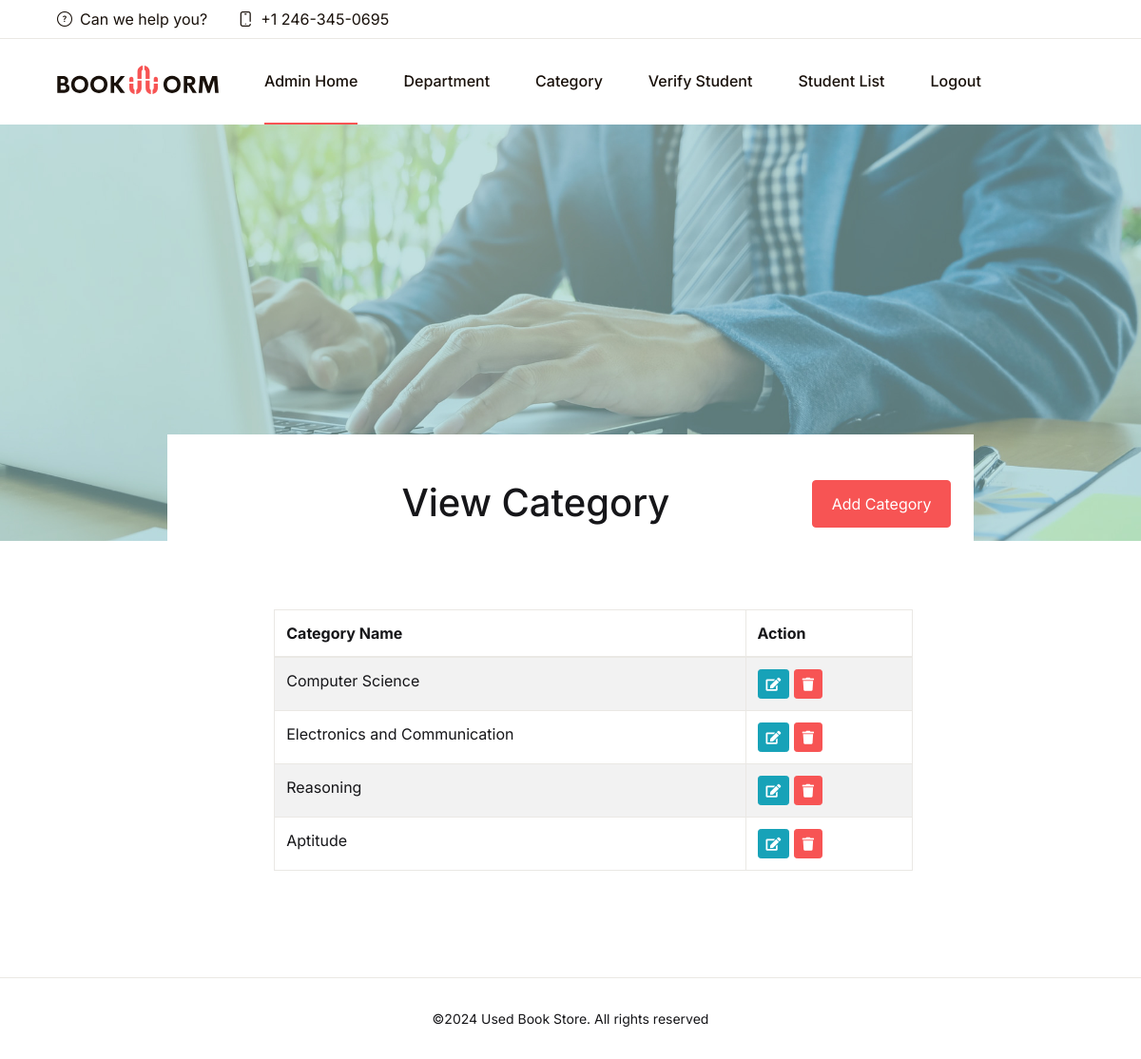
Page /ViewCat.php on the committed database.
### tables this page shows
CREATE TABLE `category` (
  `catid` int NOT NULL AUTO_INCREMENT,
  `catName` varchar(500) DEFAULT NULL,
  PRIMARY KEY (`catid`)
);

### ViewCat.php (the view, shortened to what this page needs)
<!DOCTYPE html>
<html lang="en">
<?php
include('dbconfig.php');
include("head.php");
?>
<body>
    <?php
    include("AdminHeader.php");
    ?>
    <main id="content">
        <div class="mb-5">
            <img class="img-fluid" src="assets/img/login-bg.jpg" alt="Image-Description">
            <div class="container">
                <div class="mb-lg-8">
                    <div class="col-lg-9 mx-auto">
                        <div class="bg-white mt-n10 mt-md-n13 pt-5 pt-lg-7 px-3 px-md-5 pl-xl-10 pr-xl-4">
                            <div class="mb-4 mb-lg-7 ml-xl-4">
                            <a href="AddCat.php" class="btn btn-danger float-right">Add Category</a>
                                <h6 class="font-weight medium font-size-10 mb-4 mb-lg-7 text-center">View Category</h6>
                            </div>
                            <div id="signup" style="opacity: 1;" data-target-group="idForm" class="animated fadeIn">
                                <div class="p-4 p-md-6">
                                <table class="table table-striped table-bordered">
<thead>
    <tr>
        <th>Category Name</th>
        <th>Action</th>
    </tr>
</thead>
<tbody>
<?php
$selectsql = "select * from category";
$myselectsql = mysqli_query($con, $selectsql);
while ($row = mysqli_fetch_array($myselectsql)) {
echo "<tr>";
echo "<td> ".$row['catName']."</td>";
echo "<td>
    <a class='btn btn-sm btn-info' href=ecat.php?catid={$row['catid']}><i class='fas fa-edit'></i></a>
    <a class='btn btn-sm btn-danger' href=dcat.php?catid={$row['catid']}><i class='fas fa-trash'></i></a>
    </td> ";
echo "</tr>";
}
?>
</tbody>
</table>
                                </div>
                            </div>
                        </div>
                    </div>
                </div>
            </div>
        </div>
    </main>
    <?php
    include("footer.php");
    ?>
</body>
</html>

### rows in the picture
category: catName "Computer Science"
category: catName "Electronics and Communication"
category: catName "Reasoning"
category: catName "Aptitude"
